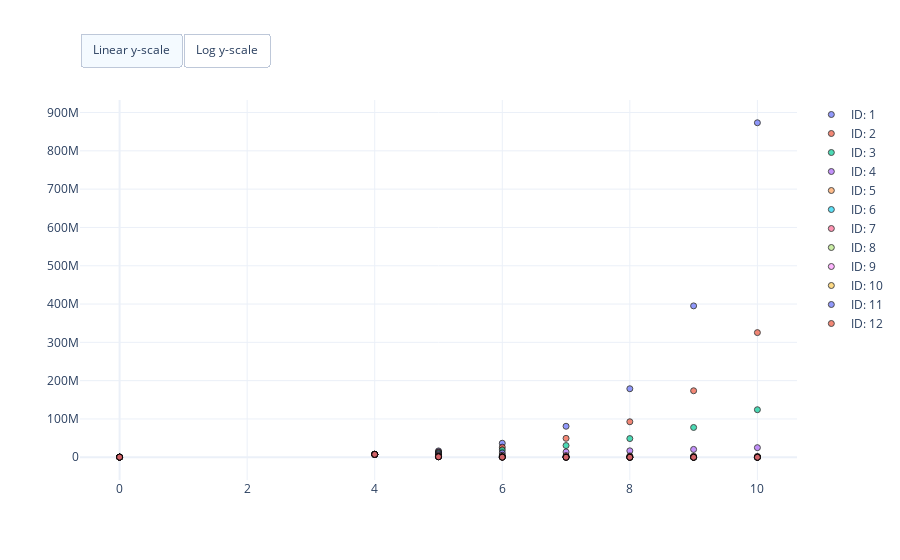

Here is the notebook cell this chart was saved with:
### Markdown cell above
## Goodness of fit
1. Predict bacterial count for observed drug exposure.
2. Visualise residuals between model prediction and data.

### Code cell
# Fix unnecessary parameters of mechanistic model
mechanistic_model = chi.ReducedMechanisticModel(
    mechanistic_model)
mechanistic_model.fix_parameters({
    'central.drug_amount': 0,
    'myokit.bacterial_count_adapted': 0,
    'central.size': 1,
    'myokit.elimination_rate': 0,
    'myokit.gamma': 1})

# Get MLE parameters (and fill in fixed parameters)
mle_score = estimates['Score'].max()
mask = estimates['Score'] == mle_score
mle_estimates = estimates[mask]
parameters = [
    mle_estimates.loc[
        mle_estimates['Parameter'] == 'Pooled Initial bacterial count in CFU/ml',
        'Estimate'].iloc[0],
    mle_estimates.loc[
        mle_estimates['Parameter'] == 'Pooled EC 50 in ng/ml',
        'Estimate'].iloc[0],
    mle_estimates.loc[
        mle_estimates['Parameter'] == 'Pooled Growth rate in 1/h',
        'Estimate'].iloc[0],
    mle_estimates.loc[
        mle_estimates['Parameter'] == 'Pooled Max. kill rate in 1/h',
        'Estimate'].iloc[0]
]

# Get dosing regigmes
regimens = problem.get_dosing_regimens()

# Construct predictions for all dosing regimens
predictions = pd.DataFrame(
    columns=['ID', 'Time', 'Biomarker', 'Sample'])
ids = temp['ID'].dropna().unique()
for _id in ids:
    # Set regimen
    regimen = regimens[str(_id)]
    mechanistic_model.simulator.set_protocol(regimen)

    # Get relevant times
    mask = temp['ID'] == _id
    times = temp.loc[mask, 'Time'].to_numpy()
    pred = mechanistic_model.simulate(
        parameters=parameters, times=times)
    
    # Store predictions in dataframe
    predictions = predictions.append(pd.DataFrame({
        'ID': _id,
        'Time': times,
        'Biomarker': 'Bacterial count',
        'Sample': pred.flatten()
    }))

# Create figure
fig = chi.plots.PDPredictivePlot()
fig.add_data(predictions, meas_key='Sample')
fig.show()

### Figure 1 — Plotly figure (JSON) as saved in the notebook; plotly's stock layout.template omitted (floating-point values rounded to 4 significant figures)
{"data": [{"marker": {"color": "#636EFA", "line": {"color": "black", "width": 1}, "opacity": 0.7, "symbol": "circle"}, "mode": "markers", "name": "ID: 1", "showlegend": true, "type": "scatter", "x": [0, 4, 5, 6, 7, 8, 9, 10], "y": [290700.0, 7500000.0, 16570000.0, 36630000.0, 80940000.0, 178900000.0, 395200000.0, 873400000.0]}, {"marker": {"color": "#EF553B", "line": {"color": "black", "width": 1}, "opacity": 0.7, "symbol": "circle"}, "mode": "markers", "name": "ID: 2", "showlegend": true, "type": "scatter", "x": [0, 4, 5, 6, 7, 8, 9, 10], "y": [290700.0, 7500000.0, 14070000.0, 26370000.0, 49420000.0, 92630000.0, 173600000.0, 325400000.0]}, {"marker": {"color": "#00CC96", "line": {"color": "black", "width": 1}, "opacity": 0.7, "symbol": "circle"}, "mode": "markers", "name": "ID: 3", "showlegend": true, "type": "scatter", "x": [0, 4, 5, 6, 7, 8, 9, 10], "y": [290700.0, 7500000.0, 11990000.0, 19130000.0, 30540000.0, 48730000.0, 77770000.0, 124100000.0]}, {"marker": {"color": "#AB63FA", "line": {"color": "black", "width": 1}, "opacity": 0.7, "symbol": "circle"}, "mode": "markers", "name": "ID: 4", "showlegend": true, "type": "scatter", "x": [0, 4, 5, 6, 7, 8, 9, 10], "y": [290700.0, 7500000.0, 9193000.0, 11230000.0, 13730000.0, 16780000.0, 20500000.0, 25050000.0]}, {"marker": {"color": "#FFA15A", "line": {"color": "black", "width": 1}, "opacity": 0.7, "symbol": "circle"}, "mode": "markers", "name": "ID: 5", "showlegend": true, "type": "scatter", "x": [0, 4, 5, 6, 7, 8, 9, 10], "y": [290700.0, 7500000.0, 6259000.0, 5199000.0, 4319000.0, 3589000.0, 2982000.0, 2478000.0]}, {"marker": {"color": "#19D3F3", "line": {"color": "black", "width": 1}, "opacity": 0.7, "symbol": "circle"}, "mode": "markers", "name": "ID: 6", "showlegend": true, "type": "scatter", "x": [0, 4, 5, 6, 7, 8, 9, 10], "y": [290700.0, 7500000.0, 3957000.0, 2077000.0, 1091000.0, 572500.0, 300500.0, 157800.0]}, {"marker": {"color": "#FF6692", "line": {"color": "black", "width": 1}, "opacity": 0.7, "symbol": "circle"}, "mode": "markers", "name": "ID: 7", "showlegend": true, "type": "scatter", "x": [0, 4, 5, 6, 7, 8, 9, 10], "y": [290700.0, 7500000.0, 2561000.0, 869600.0, 295300.0, 100300.0, 34050.0, 11560.0]}, {"marker": {"color": "#B6E880", "line": {"color": "black", "width": 1}, "opacity": 0.7, "symbol": "circle"}, "mode": "markers", "name": "ID: 8", "showlegend": true, "type": "scatter", "x": [0, 4, 5, 6, 7, 8, 9, 10], "y": [290700.0, 7500000.0, 1835000.0, 446700.0, 108800.0, 26480.0, 6446.0, 1569.0]}, {"marker": {"color": "#FF97FF", "line": {"color": "black", "width": 1}, "opacity": 0.7, "symbol": "circle"}, "mode": "markers", "name": "ID: 9", "showlegend": true, "type": "scatter", "x": [0, 4, 5, 6, 7, 8, 9, 10], "y": [290700.0, 7500000.0, 1479000.0, 290600.0, 57090.0, 11220.0, 2204.0, 433.0]}, {"marker": {"color": "#FECB52", "line": {"color": "black", "width": 1}, "opacity": 0.7, "symbol": "circle"}, "mode": "markers", "name": "ID: 10", "showlegend": true, "type": "scatter", "x": [0, 4, 5, 6, 7, 8, 9, 10], "y": [290700.0, 7500000.0, 1306000.0, 226700.0, 39360.0, 6834.0, 1187.0, 206.0]}, {"marker": {"color": "#636EFA", "line": {"color": "black", "width": 1}, "opacity": 0.7, "symbol": "circle"}, "mode": "markers", "name": "ID: 11", "showlegend": true, "type": "scatter", "x": [0, 4, 5, 6, 7, 8, 9, 10], "y": [290700.0, 7500000.0, 1220000.0, 198200.0, 32200.0, 5231.0, 849.7, 138.0]}, {"marker": {"color": "#EF553B", "line": {"color": "black", "width": 1}, "opacity": 0.7, "symbol": "circle"}, "mode": "markers", "name": "ID: 12", "showlegend": true, "type": "scatter", "x": [0, 4, 5, 6, 7, 8, 9, 10], "y": [290700.0, 7500000.0, 1178000.0, 184900.0, 29010.0, 4552.0, 714.3, 112.1]}], "layout": {"autosize": true, "updatemenus": [{"buttons": [{"args": [{"yaxis.type": "linear"}], "label": "Linear y-scale", "method": "relayout"}, {"args": [{"yaxis.type": "log"}], "label": "Log y-scale", "method": "relayout"}], "direction": "left", "pad": {"r": 0, "t": -10}, "showactive": true, "type": "buttons", "x": 0, "xanchor": "left", "y": 1.15, "yanchor": "top"}]}}
